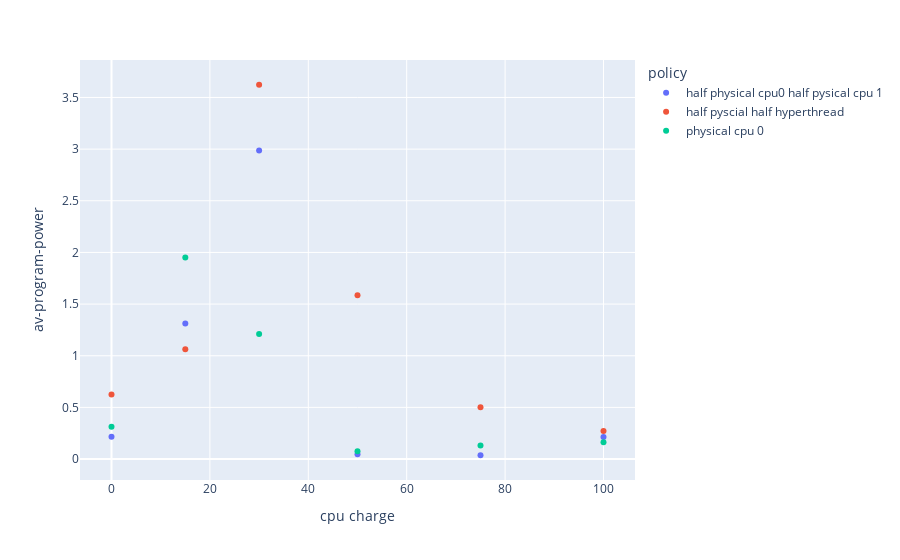

The notebook cell saved with this chart:
### Code cell
fig=df.groupby(["policy","cpu charge"]).std().reset_index().plot(kind="scatter",color="policy",
           y="av-program-power",
           x="cpu charge",)

config={'toImageButtonOptions': {'filename':'parallel_strategies_std'}}
fig.show(config=config)

### Figure 1 — Plotly figure (JSON) as saved in the notebook; plotly's stock layout.template omitted (floating-point values rounded to 4 significant figures)
{"data": [{"hovertemplate": "policy=half physical cpu0 half pysical cpu 1<br>cpu charge=%{x}<br>av-program-power=%{y}<extra></extra>", "legendgroup": "half physical cpu0 half pysical cpu 1", "marker": {"color": "#636efa", "symbol": "circle"}, "mode": "markers", "name": "half physical cpu0 half pysical cpu 1", "orientation": "v", "showlegend": true, "type": "scatter", "x": [0, 15, 30, 50, 75, 100], "xaxis": "x", "y": [0.2168, 1.311, 2.986, 0.04546, 0.03683, 0.2138], "yaxis": "y"}, {"hovertemplate": "policy=half pyscial half hyperthread<br>cpu charge=%{x}<br>av-program-power=%{y}<extra></extra>", "legendgroup": "half pyscial half hyperthread", "marker": {"color": "#EF553B", "symbol": "circle"}, "mode": "markers", "name": "half pyscial half hyperthread", "orientation": "v", "showlegend": true, "type": "scatter", "x": [0, 15, 30, 50, 75, 100], "xaxis": "x", "y": [0.6244, 1.062, 3.623, 1.585, 0.5009, 0.2713], "yaxis": "y"}, {"hovertemplate": "policy=physical cpu 0<br>cpu charge=%{x}<br>av-program-power=%{y}<extra></extra>", "legendgroup": "physical cpu 0", "marker": {"color": "#00cc96", "symbol": "circle"}, "mode": "markers", "name": "physical cpu 0", "orientation": "v", "showlegend": true, "type": "scatter", "x": [0, 15, 30, 50, 75, 100], "xaxis": "x", "y": [0.313, 1.95, 1.211, 0.0756, 0.1306, 0.1635], "yaxis": "y"}], "layout": {"legend": {"title": {"text": "policy"}, "tracegroupgap": 0}, "margin": {"t": 60}, "xaxis": {"anchor": "y", "domain": [0, 1], "title": {"text": "cpu charge"}}, "yaxis": {"anchor": "x", "domain": [0, 1], "title": {"text": "av-program-power"}}}}
